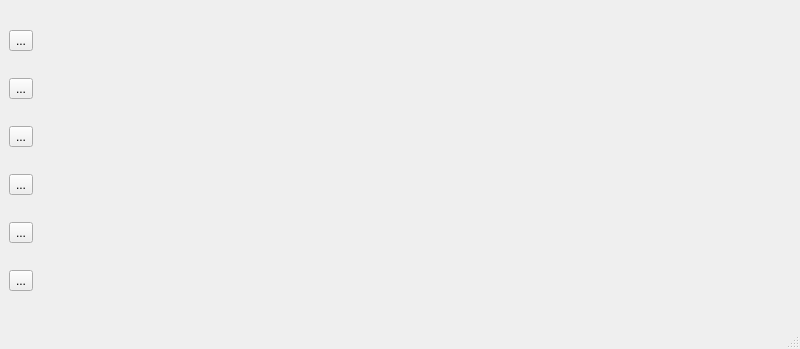
<?xml version="1.0" encoding="UTF-8"?>
<ui version="4.0">
 <class>MainWindow</class>
 <widget class="QMainWindow" name="MainWindow">
  <property name="geometry">
   <rect>
    <x>0</x>
    <y>0</y>
    <width>800</width>
    <height>349</height>
   </rect>
  </property>
  <property name="windowTitle">
   <string>MainWindow</string>
  </property>
  <widget class="QWidget" name="centralwidget">
   <layout class="QVBoxLayout" name="verticalLayout">
    <item>
     <widget class="QToolButton" name="normalBtn">
      <property name="text">
       <string>...</string>
      </property>
     </widget>
    </item>
    <item>
     <widget class="QToolButton" name="checkedBtn">
      <property name="text">
       <string>...</string>
      </property>
     </widget>
    </item>
    <item>
     <widget class="QToolButton" name="menuBtn">
      <property name="text">
       <string>...</string>
      </property>
     </widget>
    </item>
    <item>
     <widget class="QToolButton" name="actionBtn">
      <property name="text">
       <string>...</string>
      </property>
     </widget>
    </item>
    <item>
     <widget class="QToolButton" name="arrowBtn">
      <property name="text">
       <string>...</string>
      </property>
     </widget>
    </item>
    <item>
     <widget class="QToolButton" name="popmenu">
      <property name="text">
       <string>...</string>
      </property>
     </widget>
    </item>
   </layout>
  </widget>
  <widget class="QMenuBar" name="menubar">
   <property name="geometry">
    <rect>
     <x>0</x>
     <y>0</y>
     <width>800</width>
     <height>23</height>
    </rect>
   </property>
  </widget>
  <widget class="QStatusBar" name="statusbar"/>
 </widget>
 <resources/>
 <connections/>
</ui>
